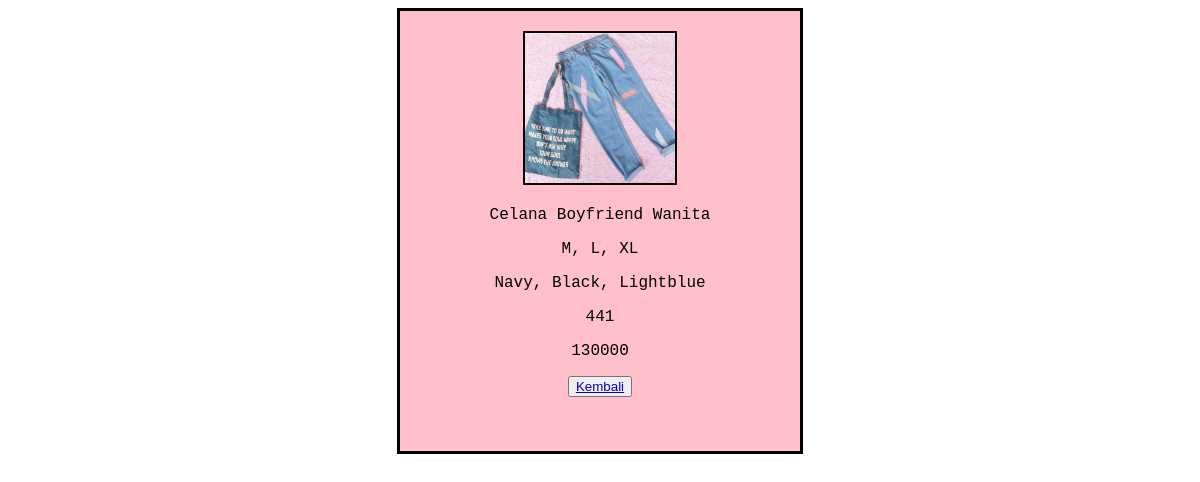
Screenshot of /latihan5c/php/detail.php?id=2 with the database file from the repository.
### tables this page shows
CREATE TABLE `pakaian` (
  `id` int(11) NOT NULL,
  `foto` varchar(50) NOT NULL,
  `nama` varchar(100) NOT NULL,
  `ukuran` varchar(100) NOT NULL,
  `warna` varchar(100) NOT NULL,
  `stok` int(11) NOT NULL,
  `harga` int(11) NOT NULL
);

### latihan5c/php/functions.php (called while the page is built)
<?php
function koneksi() {
    $conn = mysqli_connect("localhost", "root", "") or die("koneksi ke DB gagal");
    mysqli_select_db($conn, "tubes_193040015") or die("Dtabase salah!");
    return $conn;
}
function query($sql) {
    $conn = koneksi();
    $result = mysqli_query($conn, "$sql");
    $rows = [];
    while ($row = mysqli_fetch_assoc($result)) {
        $rows[] = $row;
    }
    return $rows;
}
?>

### latihan5c/php/detail.php (the view, shortened to what this page needs)
<?php
    require 'functions.php';
    $id = $_GET['id'];
    $p = query("SELECT * FROM pakaian WHERE id = $id")[0];
?>
<!DOCTYPE html>
<html lang="en">
<head>
</head>
<body>
    <div class="container">
        <div class="gambar">
            <img src="../assets/img/<?= $p["foto"]; ?>" alt="">
        </div>
        <div class="keterangan">
            <p><?= $p["nama"]; ?></p>
            <p><?= $p["ukuran"]; ?></p>
            <p><?= $p["warna"]; ?></p>
            <p><?= $p["stok"]; ?></p>
            <p><?= $p["harga"]; ?></p>
        </div>
        <button class="tombol-kembali"><a href="../index.php">Kembali</a>
    </div>
</body>
</html>

### latihan5c/php/detail.php (style rules this page uses)
.container { border : 3px solid black; background-color: pink; width: 400px; height : 400px; margin : auto; padding : 20px 0 20px 0; text-align: center; font-family: courier; font-size: medium; }
img { border : 2px solid black; width : 150px; height : 150px; }
button:link, a:link { color : #0000CD; }

### rows the page displays
pakaian: foto (picture), nama "Celana Boyfriend Wanita", ukuran "M, L, XL", warna "Navy, Black, Lightblue", stok "441", harga "130000"
